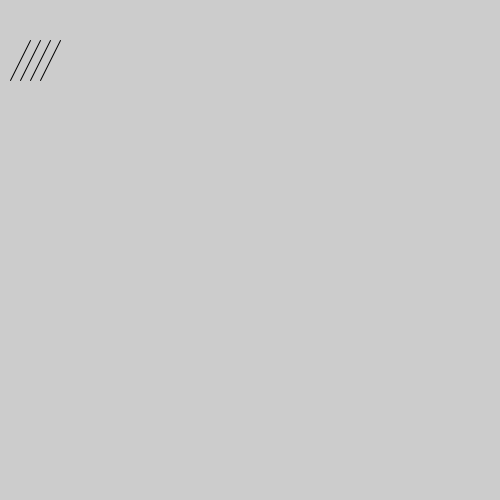
Frame 1 (no input)
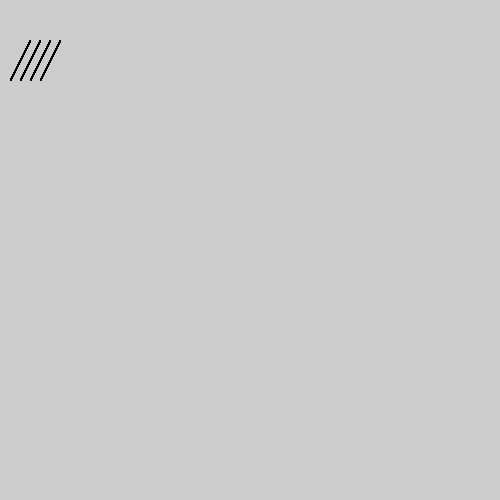
Frame 60 (the mouse pressed at the canvas centre just before this capture)
Frame 120 (the mouse held since frame 60 and released just before this capture): identical to frame 60, image omitted

The Processing sketch that drew these frames (run headless with seeded random() and noise(); from frame 60 on, the mouse is pressed at the canvas centre):

// Processing sketch: BasicLine
// ── BasicLine.pde
void setup(){
size(500,500);
}

void draw() {
line(10,80,30,40);  //line(x1, y1, x2, y2) or line(x1, y1, z1, x2, y2, z2)
line(20,80,40,40); //move the x coord. of line start and finish over by 10 pixels
line(30,80,50,40); //again
line(40,80,60,40); //again
}
